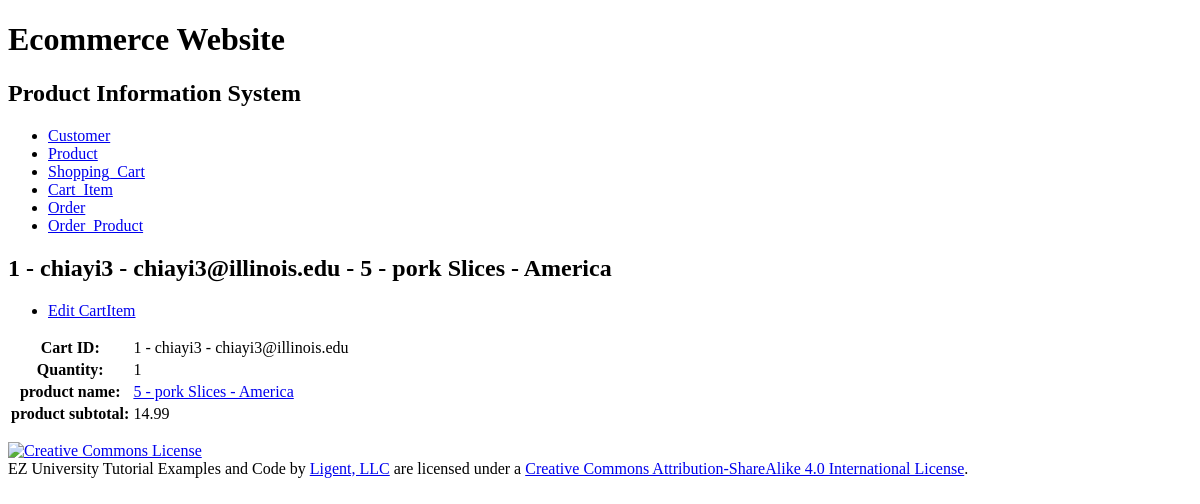
Page /cartitem/2/ on the earlier database version.
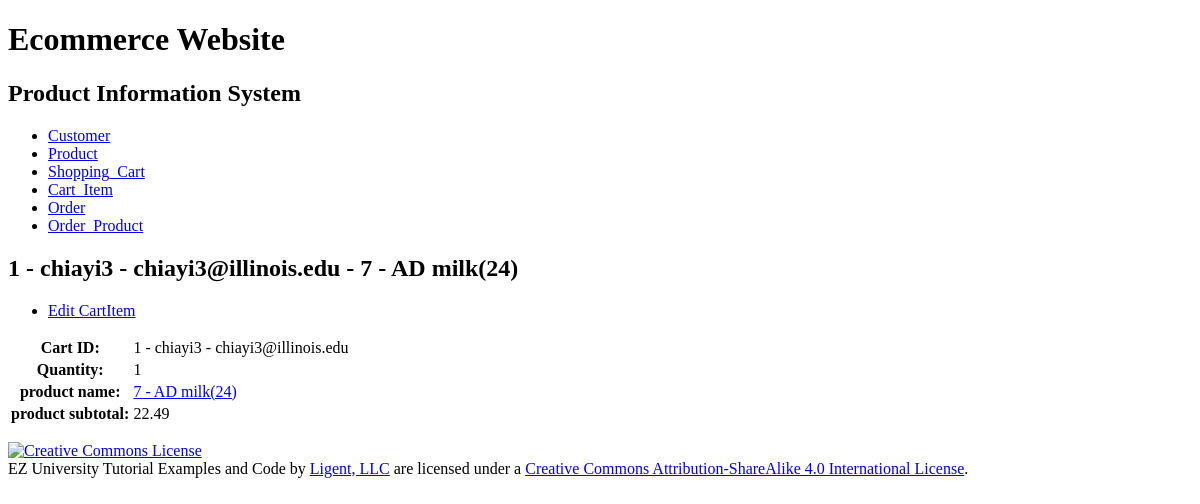
Same page on the later database version.
### productinfo/models.py (models this page shows, shortened)
class Cart_Item(models.Model):
	ci_id = models.AutoField(primary_key=True)
	quantity = models.IntegerField()
	cart_id = models.ForeignKey(Shopping_Cart, related_name='cart_items', on_delete=models.PROTECT)
	product_id = models.ForeignKey(Product, related_name='cart_items', on_delete=models.PROTECT)
	def __str__(self):
		return f'{self.cart_id} - {self.product_id}'
	def get_update_url(self):
		return reverse('productinfo_cartitem_update_urlpattern',
					   kwargs={'pk':self.pk}
					   )
	class Meta:
		ordering = ['cart_id', 'product_id']
		constraints = [
			UniqueConstraint(fields=['cart_id', 'product_id'], name='unique_cartitem')
		]

class Shopping_Cart(models.Model):
	cart_id = models.AutoField(primary_key=True)
	total_price = models.FloatField()
	customer_id = models.ForeignKey(Customer, related_name='shopping_carts', on_delete=models.PROTECT)
	sm_id = models.ForeignKey(Shipping_Method, related_name='shopping_carts', on_delete=models.PROTECT)
	pm_id = models.ForeignKey(Payment_Method, related_name='shopping_carts', on_delete=models.PROTECT)
	def __str__(self):
		return f'{self.cart_id} - {self.customer_id}'
	class Meta:
		ordering = ['cart_id']
		constraints = [
			UniqueConstraint(fields=['customer_id'], name='unique_shoppingcart')
		]

class Customer(models.Model):
	customer_id = models.AutoField(primary_key=True)
	first_name = models.CharField(max_length=45)
	last_name = models.CharField(max_length=45)
	disambiguator = models.CharField(max_length=45, blank=True, default='')
	username = models.CharField(max_length=45)
	password = models.CharField(max_length=45)
	email = models.CharField(max_length=225)
	sm_id = models.ForeignKey(Shipping_Method, related_name='customers', on_delete=models.PROTECT)
	pm_id = models.ForeignKey(Payment_Method, related_name='customers', on_delete=models.PROTECT)
	def __str__(self):
		return f'{self.username} - {self.email}'
	class Meta:
		ordering = ['customer_id']
		constraints = [
			UniqueConstraint(fields=['username', 'email', 'disambiguator'], name='unique_customer')
		]

class Product(models.Model):
	product_id = models.AutoField(primary_key=True)
	product_name = models.CharField(max_length=225, unique=True)
	product_price = models.FloatField()
	stock_num = models.IntegerField()
	category_id = models.ForeignKey(Category, related_name='products', on_delete=models.PROTECT)
	def __str__(self):
		return f'{self.product_id} - {self.product_name}'
	def get_absolute_url(self):
		return reverse('productinfo_product_detail_urlpattern',
					   kwargs={'pk':self.pk}
					   )
	class Meta:
		ordering = ['product_id']
		constraints = [
			UniqueConstraint(fields=['product_name'], name='unique_product')
		]

### productinfo/views.py (the view)
class CartItemDetail(View):
	def get(self, request, pk):
		cartitem = get_object_or_404(
			Cart_Item,
			pk=pk
		)
		cart_id = cartitem.cart_id
		product_id = cartitem.product_id
		sub_total = cartitem.quantity * cartitem.product_id.product_price
		return render(
			request,
			'productinfo/cartitem_detail.html',
			{'cartitem': cartitem, 'cart_id': cart_id, 'product_id': product_id , 'sub_total': sub_total}
		)

### productinfo/templates/productinfo/cartitem_detail.html (shortened to what this page needs)
{% extends 'productinfo/base.html' %}
{% block content %}
    <h2>{{ cartitem }}</h2>
    <ul>
        <li>
            <a href="{{ cartitem.get_update_url }}">
                Edit CartItem</a></li>
    </ul>
    <section>
        <table>
            <tr>
                <th>Cart ID:</th>
                <td>{{ cart_id }}</td>
            </tr>
            <tr>
                <th>Quantity:</th>
                <td>{{ cartitem.quantity }}</td>
            </tr>
            <tr>
                <th>product name:</th>
                <td><a href="{{ product_id.get_absolute_url}}">{{ product_id }}</a></td>
            </tr>
            <tr>
                <th>product subtotal:</th>
                <td>{{ sub_total }}</td>
            </tr>
        </table>
    </section>
{% endblock %}

Differences in the rows shown:
no longer on this page (row unchanged): Product: product_id+product_name "5 - pork Slices - America"
changed Cart_Item: cart_id+product_id "1 - chiayi3 - chiayi3@illinois.edu - 5 - pork Slices - America" → "1 - chiayi3 - chiayi3@illinois.edu - 7 - AD milk(24)"
now on this page (row unchanged): Product: product_id+product_name "7 - AD milk(24)"
Other differences:
{{ sub_total }}: "14.99" → "22.49"
